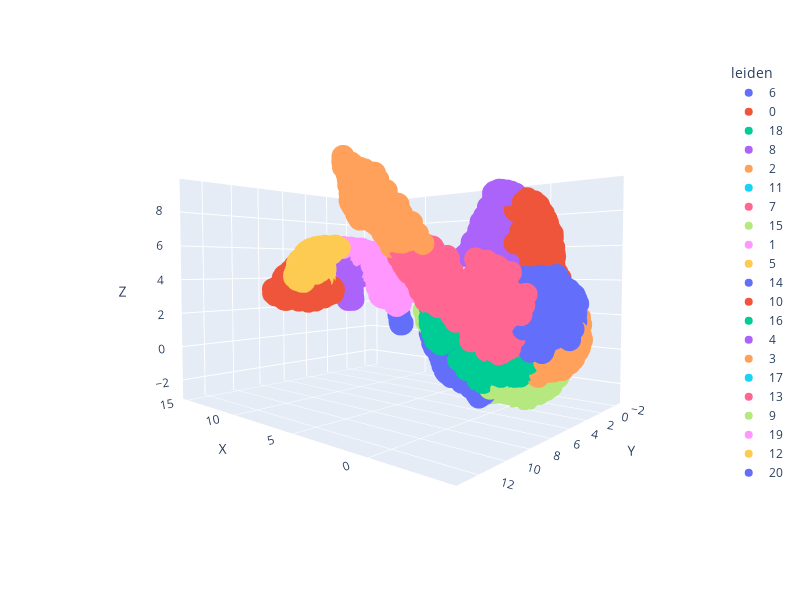

Notebook code cell kept with this figure:
### Code cell
#df = pd.read_json(json_file[0],orient='split')
print('hi there')
fig = px.scatter_3d(df, x='X', y='Y',z='Z',color='leiden',hover_data=['leiden'])
fig.update_layout(height=600, width=800)
